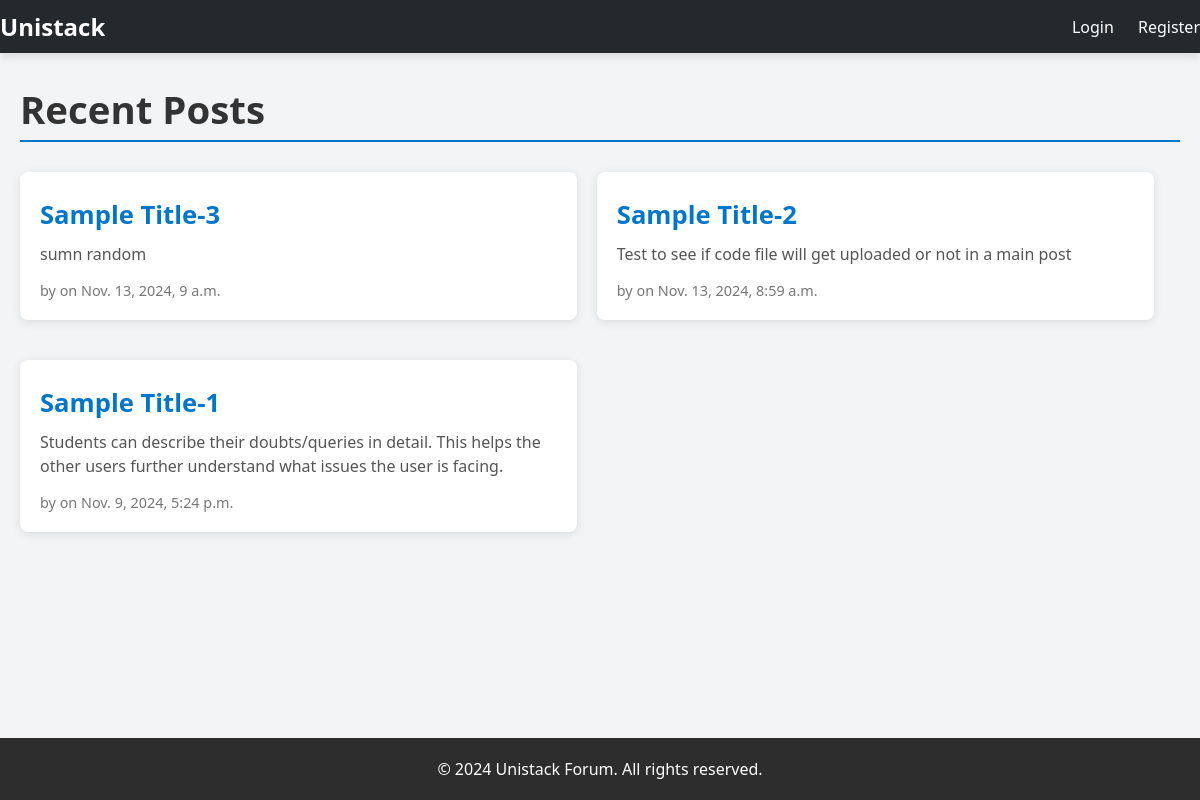
The page / on the database its author committed.
### Unistack/models.py (models this page shows, shortened)
class Post(models.Model):
    user = models.ForeignKey(User, on_delete=models.CASCADE, null=True, blank=True)  # Allow null initially
    title = models.CharField(max_length=200)
    content = models.TextField()
    file = models.FileField(upload_to='uploads/', blank=True, null=True)
    created_at = models.DateTimeField(auto_now_add=True)

### Unistack/views.py (the view)
# urls.py: path('', views.home, name='home'),  # Home view for the root path
def home(request):
    posts = Post.objects.all().order_by('-created_at')  # Display posts in descending order by date
    return render(request, 'home.html', {'posts': posts})

### templates/home.html (shortened to what this page needs)
{% extends 'base.html' %}
{% block content %}
    <h2>Recent Posts</h2>
    <div class="content" style="display: flex; flex-wrap: wrap; gap: 20px;">
        {% for post in posts %}
            <div class="post-card">
                <h3><a href="{% url 'post_detail' post.id %}">{{ post.title }}</a></h3>
                <p>{{ post.content|truncatewords:30 }}</p>
                <div class="meta">
                    <span>by {{ post.user.username }} on {{ post.created_at }}</span>
                </div>
            </div>
        {% empty %}
            <p>No posts available yet.</p>
        {% endfor %}
    </div>
{% endblock %}

### templates/base.html (style rules this page uses)
* { margin: 0; padding: 0; box-sizing: border-box; }
body { font-family: 'Segoe UI', Tahoma, Geneva, Verdana, sans-serif; background-color: #f3f4f6; color: #333; }
h2 { font-size: 2.4rem; color: #333; margin-bottom: 20px; border-bottom: 2px solid #0077cc; padding-bottom: 5px; }
.content { display: flex; flex-wrap: wrap; gap: 20px; }
.post-card { background-color: #fff; border-radius: 8px; box-shadow: 0 4px 10px rgba(0, 0, 0, 0.1); width: 48%; padding: 20px; transition: transform 0.3s ease, box-shadow 0.3s ease; }
.post-card h3 { font-size: 1.8rem; color: #333; margin-bottom: 10px; }
.post-card p { font-size: 1rem; color: #555; margin-bottom: 10px; line-height: 1.5; }
.post-card .meta { font-size: 0.9rem; color: #777; margin-top: 15px; }
.post-card a { color: #0077cc; text-decoration: none; font-weight: bold; }
.post-card a { color: #0077cc; font-weight: bold; text-decoration: none; display: inline-block; margin-top: 5px; }

### templates/home.html (style rules this page uses)
.post-card { background-color: #fff; border-radius: 8px; box-shadow: 0 2px 10px rgba(0, 0, 0, 0.1); width: 48%; padding: 20px; transition: transform 0.3s ease; cursor: pointer; margin: 10px 0; }
.post-card h3 { font-size: 1.6rem; color: #333; margin-bottom: 10px; }
.post-card p { font-size: 1rem; color: #555; margin-bottom: 10px; }
.post-card .meta { font-size: 0.9rem; color: #777; }
.post-card a { color: #0077cc; text-decoration: none; }

### rows shown on the page
Post: title "Sample Title-3", content "sumn random", created_at "Nov. 13, 2024, 9 a.m."
Post: title "Sample Title-2", content "Test to see if code file will get uploaded or not in a main post", created_at "Nov. 13, 2024, 8:59 a.m."
Post: title "Sample Title-1", content "Students can describe their doubts/queries in detail. This helps the other users further understand what issues the user is facing.", created_at "Nov. 9, 2024, 5:24 p.m."
